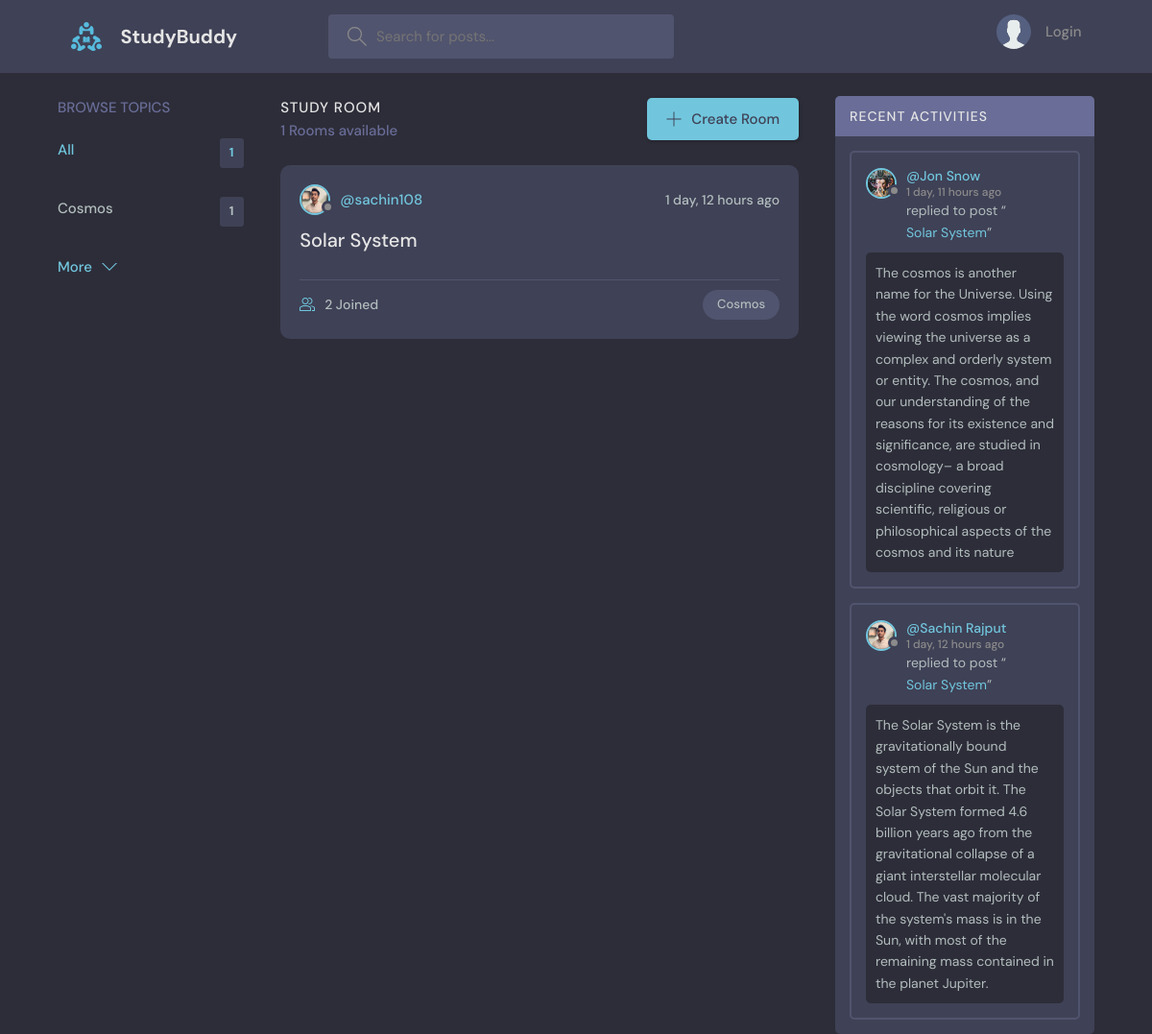
Before: /?q=Cosmos with the older database file.
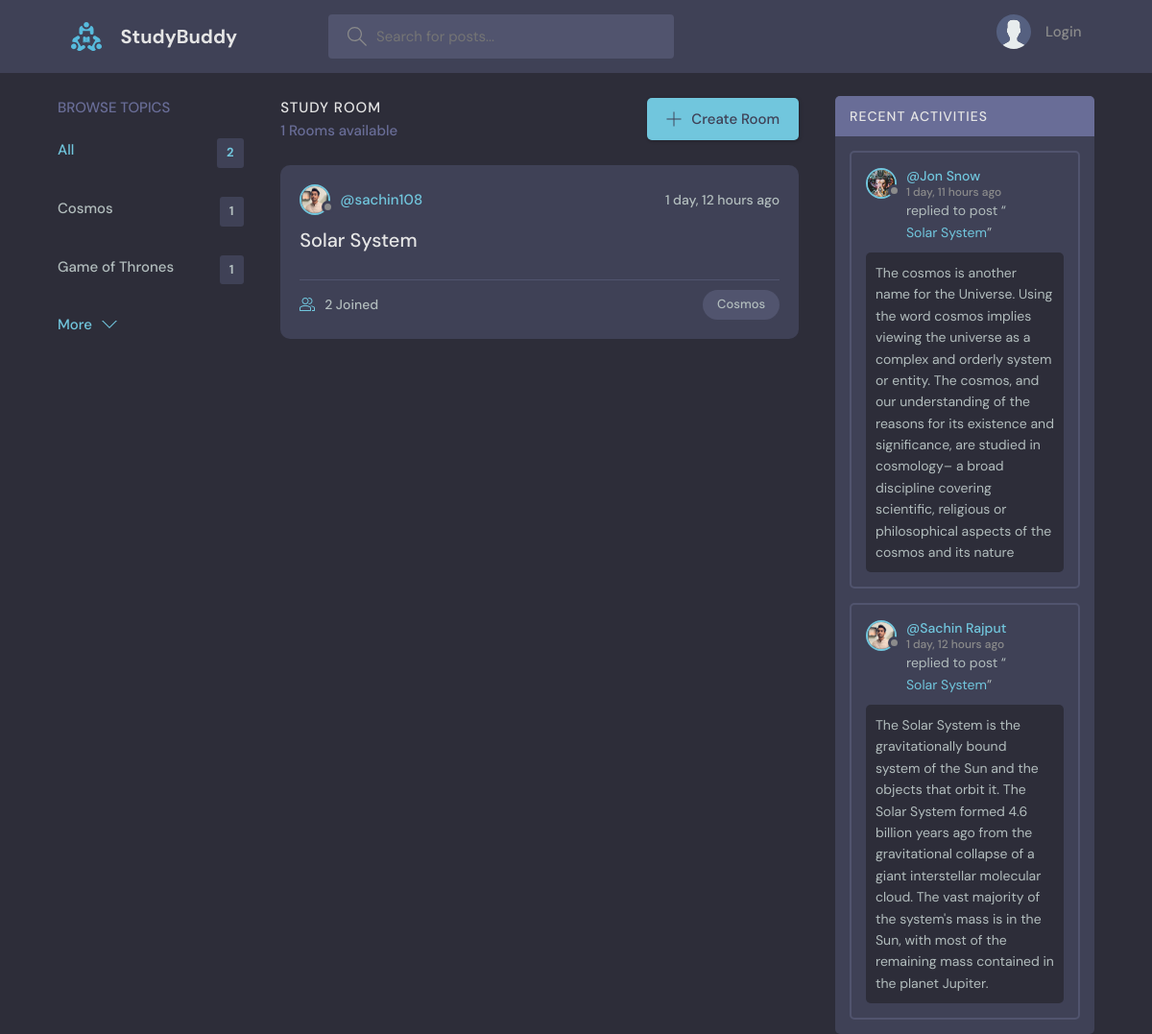
After: the same page with the newer database file.
### base/models.py (models this page shows, shortened)
class Topic(models.Model):
    name=models.CharField(max_length=200)

class Room(models.Model):
    host=models.ForeignKey(User, on_delete=models.SET_NULL, null=True)
    topic=models.ForeignKey(Topic, on_delete=models.SET_NULL, null=True)
    name=models.CharField(max_length=200)
    desccription=models.TextField(null=True, blank=True)
    participants=models.ManyToManyField(User, related_name='participants', blank=True)
    updated=models.DateTimeField(auto_now=True)
    created=models.DateTimeField(auto_now_add=True)
    class Meta:
        ordering=['-updated', '-created']
    def __str__(self):
        return self.name

class User(AbstractUser):
    name = models.CharField(max_length=200, null=True)
    email = models.EmailField(unique=True, null=True)
    bio = models.TextField(null=True)
    avatar = models.ImageField(null=True, default="avatar.svg")
    USERNAME_FIELD = 'email'
    REQUIRED_FIELDS = []

class Message(models.Model):
    room=models.ForeignKey(Room, on_delete=models.CASCADE)
    user=models.ForeignKey(User, on_delete=models.CASCADE)
    body=models.TextField()
    updated=models.DateTimeField(auto_now=True)
    created=models.DateTimeField(auto_now_add=True)
    class Meta:
        ordering=['-updated', '-created']

### base/views.py (the view)
# urls.py: path('', views.Home, name='Home'),
def Home(request):
    q=request.GET.get('q') if request.GET.get('q') != None else  ''
    rooms=Room.objects.filter(
        Q(topic__name__icontains=q)|
        Q(name__icontains=q)|
        Q(desccription__icontains=q)
    )
    topics=Topic.objects.all()[0:5]
    room_count=rooms.count()
    room_messages=Message.objects.filter(Q(room__topic__name__icontains=q))
    context={'rooms':rooms, 'topics':topics, 'room_count':room_count, "room_messages":room_messages}
    return render(request, 'base/home.html', context)

### base/Templates/base/home.html (shortened to what this page needs)
{%  extends 'Main.html' %}
{% block content %}
<main class="layout layout--3">
      <div class="container">
        {% include 'base/topic_components.html' %}
        <div class="roomList">
          <div class="roomList__header">
            <div>
              <h2>Study Room</h2>
              <p>{{rooms.count}} Rooms available</p>
            </div>
            <a class="btn btn--main" href="{%url 'create-room' %}">
              <svg version="1.1" xmlns="http://www.w3.org/2000/svg" width="32" height="32" viewBox="0 0 32 32">
                <title>add</title>
                <path
                  d="M16.943 0.943h-1.885v14.115h-14.115v1.885h14.115v14.115h1.885v-14.115h14.115v-1.885h-14.115v-14.115z"
                ></path>
              </svg>
              Create Room
            </a>
          </div>
          {% include 'base/feed_component.html' %}
        </div>
        {% include 'base/activity_component.html' %}
      </div>
    </main>
{% endblock %}

### base/Templates/base/topic_components.html
<div class="topics">
    <div class="topics__header">
      <h2>Browse Topics</h2>
    </div>
    <ul class="topics__list">
      <li>
        <a href="{% url 'Home' %}" class="active">All <span>{{topics.count}}</span></a>
      </li>
      {% for topic in topics %}
      <li>
        <a href="{% url 'Home' %}?q={{topic.name}}">{{topic.name}} <span>{{topic.room_set.all.count}}</span> </a>
      </li>
      {% endfor %}
    </ul>
    <a class="btn btn--link" href="{% url 'topics' %}">
      More
      <svg version="1.1" xmlns="http://www.w3.org/2000/svg" width="32" height="32" viewBox="0 0 32 32">
        <title>chevron-down</title>
        <path d="M16 21l-13-13h-3l16 16 16-16h-3l-13 13z"></path>
      </svg>
    </a>
  </div>

### base/Templates/base/feed_component.html (shortened to what this page needs)
{% for room in rooms %}
<div class="roomListRoom">
    <div class="roomListRoom__header">
      <a href="{% url 'user-profile' room.host.id %}" class="roomListRoom__author">
        <div class="avatar avatar--small">
          <img src="{{room.host.avatar.url}}" />
        </div>
        <span>@{{room.host.username}}</span>
      </a>
      <div class="roomListRoom__actions">
        <span>{{room.created|timesince}} ago</span>
      </div>
    </div>
    <div class="roomListRoom__content">
      <a href="{% url 'room' room.id %}">{{room.name}}</a>
    </div>
    <div class="roomListRoom__meta">
      <a href="{% url 'room' room.id %}" class="roomListRoom__joined">
        {{room.participants.all.count}} Joined
      </a>
      <p class="roomListRoom__topic">{{room.topic.name}}</p>
    </div>
  </div>
{% endfor %}

### base/Templates/base/activity_component.html (shortened to what this page needs)
<div class="activities">
    <div class="activities__header">
      <h2>Recent Activities</h2>
    </div>
    {% for message in room_messages %}
    <div class="activities__box">
      <div class="activities__boxHeader roomListRoom__header">
        <a href="{% url 'user-profile' message.user.id %}" class="roomListRoom__author">
          <div class="avatar avatar--small">
            <img src="{{message.user.avatar.url}}" />
          </div>
          <p>
            @{{message.user.name}}
            <span>{{message.created | timesince}} ago</span>
          </p>
        </a>
      </div>
      <div class="activities__boxContent">
        <p>replied to post “<a href="{% url 'room' message.room.id %}">{{message.room}}</a>”</p>
        <div class="activities__boxRoomContent">
            {{message.body}}
        </div>
      </div>
    </div>
    {% endfor %}
  </div>

Changed rows visible on the page:
added Topic: name "Game of Thrones", room_set.all.count "1"
Other visible differences:
{{ topics.count }}: "1" → "2"
